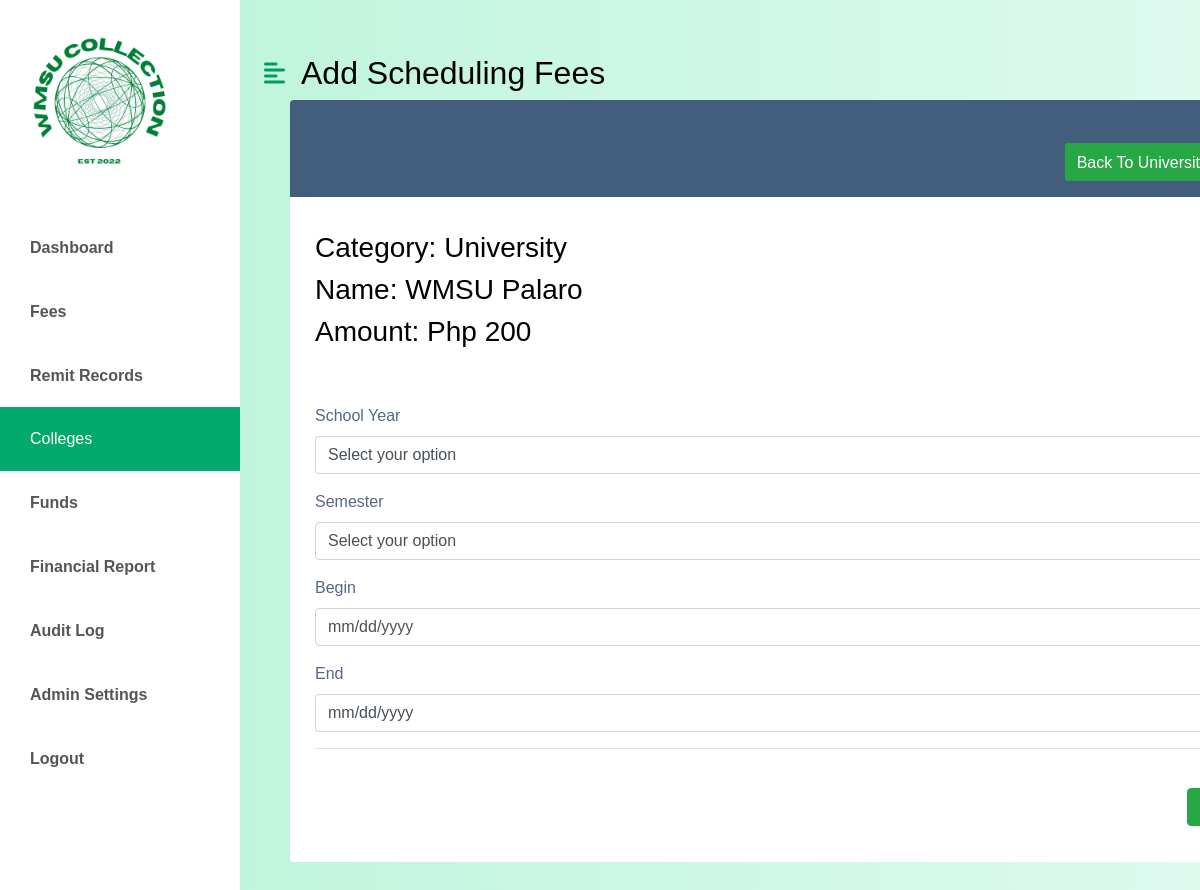
Page /university/universityfees.php?id=1 (signed in) on the committed database.
### tables this page shows
CREATE TABLE `university_fee` (
  `id` int(11) NOT NULL,
  `university_type` varchar(50) NOT NULL DEFAULT 'University',
  `university_amount` int(11) NOT NULL,
  `university_name` varchar(50) NOT NULL,
  `created_by` varchar(50) NOT NULL
);

### classes/universityfees.class.php (called while the page is built, shortened)
<?php
require_once 'database.class.php';
class UniversityFee {
    protected $db;
    function __construct() {
        $this->db = new Database();
    }
    function get($id) {
        $stmt = $this->db->connect()->prepare("SELECT * FROM university_fee WHERE id = :id");
        $stmt->bindParam(":id", $id);
        $stmt->execute();
        return $stmt->fetch(PDO::FETCH_ASSOC);
    }
}
?>

### classes/database.class.php (called while the page is built)
<?php
class Database {
    private $host = 'localhost';
    private $username = 'root';
    private $password = '';
    private $database = 'wmsu';
    protected $connection;
    public function connect() {
        try {
            $dsn = "mysql:host=$this->host;dbname=$this->database;charset=utf8mb4";
            $options = [
                PDO::ATTR_ERRMODE => PDO::ERRMODE_EXCEPTION,
                PDO::ATTR_DEFAULT_FETCH_MODE => PDO::FETCH_ASSOC,
                PDO::ATTR_EMULATE_PREPARES => false,
            ];
            $this->connection = new PDO($dsn, $this->username, $this->password, $options);
        } catch (PDOException $e) {
            echo "Connection error: " . $e->getMessage();
            die();
        }
        return $this->connection;
    }
}
?>

### university/universityfees.php (the view, shortened to what this page needs)
<?php
	require_once '../classes/database.class.php';
	require_once '../classes/universityfees.class.php';
?>
<!doctype html>
<html lang="en" class="no-js">
  <html>
    <head>
    <link href="https://cdn.jsdelivr.net/npm/bootstrap@5.0.0-beta3/dist/css/bootstrap.min.css" rel="stylesheet" />
    <link rel="stylesheet" href="https://cdnjs.cloudflare.com/ajax/libs/font-awesome/5.15.3/css/all.min.css" />
	<link rel="stylesheet" href="https://stackpath.bootstrapcdn.com/bootstrap/4.5.0/css/bootstrap.min.css">
	<link rel="stylesheet" href="https://maxcdn.bootstrapcdn.com/font-awesome/4.7.0/css/font-awesome.min.css">
    <link rel="stylesheet" href="../css/fees.css" />
    </head>
      <body>
      <div class="d-flex" id="wrapper">
        <div class="bg-white" id="sidebar-wrapper">
            <img src="../images/logo.jpg" width ="200" alt="CCS COLLECTION FEE">
			<div class="list-group list-group-flush my-3">
                <a href="../admin/dashboard-main.php" class="list-group-item list-group-item-action bg-hover first-text fw-bold">Dashboard</a>
                <a href="../fees/fees.php" class="list-group-item list-group-item-action bg-hover first-text fw-bold fw-bold">Fees</a>
                <a href="../remit-records/remit-records.php" class="list-group-item list-group-item-action bg-hover first-text fw-bold">Remit Records</a>
                <a href="../college/Oldcollege.php" class="list-group-item list-group-item-action bg-hover first-text active">Colleges</a>
                <a href="../funds/funds-sub.php" class="list-group-item list-group-item-action bg-hover first-text fw-bold">Funds</a>
                <a href="../financial-report/financial-report.php" class="list-group-item list-group-item-action bg-hover first-text fw-bold">Financial Report</a>
                <a href="../audit-log/audit-log.php" class="list-group-item list-group-item-action bg-hover first-text fw-bold">Audit Log</a>
                <a href="../admin-settings/admin-settings.php" class="list-group-item list-group-item-action bg-hover first-text fw-bold">Admin Settings</a>
                <a href="../public/logout.php" class="list-group-item list-group-item-action bg-hover fw-bold">Logout</a>
            </div>
        </div>
		<div class="table-responsive">
	<div id="page-content-wrapper">
    <nav class="navbar navbar-expand-lg navbar-light bg-active py-4 px-4">
        <div class="d-flex align-items-center">
            <i class="fas fa-align-left primary-text fs-4 me-3" id="menu-toggle"></i>
            <h2 class="fs-2 m-0">Add Scheduling Fees</h2>
        </div>
    </nav>
		<div class="table-wrapper">
		<div class="table-title">
				<div class="row">
					<div class="col-sm-10 ml-auto">
						<a href="university.php" class="btn btn-success"><span>Back To University Fees </span></a>
					</div>
				</div>
                <?php
    if (isset($_GET['id'])) {
        $fee = new UniversityFee();
        $feeData = $fee->get($_GET['id']);
?>
    <?php
    } else {
        echo "Invalid request.";
    }
?>
			</div>
            <form action="adduniversitySched.php" method="post">
            <h3>Category: <span><?php echo $feeData['university_type']; ?></span></h3>
            <h3>Name: <span><?php echo $feeData['university_name']; ?></span></h3>
            <h3>Amount: <span>Php <?php echo $feeData['university_amount']; ?></span></h3>
                <div class="form-group">
		  <label for="schoolYearID" class="form-label">School Year</label>
            <select class="form-control" id="schoolYearID" name="schoolYearID" required>
              <option value="">Select your option</option>
            </select>
          </div>
          <div class="form-group">
		  <label for="semesterID" class="form-label">Semester</label>
            <select class="form-control" id="semesterID" name="semesterID" required>
              <option value="">Select your option</option>
            </select>
          </div>
          <div class="form-group">
                        <label for="startdate">Begin</label>
                        <input type="date" name="startdate" id="startdate" class="form-control" required>
                    </div>
            <div class="form-group">
                        <label for="enddate">End</label>
                        <input type="date" name="enddate" id="enddate" class="form-control" required>
            </div>
                <div class="modal-footer">
                    <button type="submit" class="btn btn-success" name="action" value="add">Save</button>
                </div>
            </form>
		</div>
	</div>
</div>
</body>
</html>

### css/fees.css (style rules this page uses)
:root { --main-bg-color: #009d63; --main-text-color: #009d63; --second-text-color: #bbbec5; --second-bg-color: #c1efde; }
.primary-text { color: var(--main-text-color); }
#wrapper { overflow-x: hidden; background-image: linear-gradient( to right, #baf3d7, #c2f5de, #cbf7e4, #d4f8ea, #ddfaef ); }
#sidebar-wrapper { min-height: 100vh; margin-left: -15rem; -webkit-transition: margin 0.25s ease-out; -moz-transition: margin 0.25s ease-out; -o-transition: margin 0.25s ease-out; transition: margin 0.25s ease-out; }
#sidebar-wrapper .list-group { width: 15rem; }
#page-content-wrapper { min-width: 100vw; padding-right: 20px; }
#menu-toggle { cursor: pointer; }
.list-group-item { border: none; background-color: #FFF; color: #555; padding: 20px 30px; }
.list-group-item.active { background-color: #04AA6D; color: white; }
@media (min-width: 768px) { #sidebar-wrapper { margin-left: 0; } }
@media (min-width: 768px) { #page-content-wrapper { min-width: 0; width: 100%; } }
body { color: #566787; background: #f5f5f5; font-family: 'Poppins', sans-serif; height: 100%; font-size: 1rem; }
.fs-2 { font-size:calc(1.325rem + 9.vw)!important; }
.h1, .h3, .h4, .h5, .h6, h1, h2, h3, h4, h5, h6 { margin-top: 0; margin-bottom: 0.5rem; font-weight: 500; line-height: 1.2; color:#000; }
.table-responsive { margin: 30px 0; }
.table-wrapper { background: #fff; padding: 20px 25px; margin-left: 50px; border-radius: 3px; min-width: 1000px; box-shadow: 0 1px 1px rgb(0 0 0 / 5%); overflow: hidden; }
.table-title { padding-bottom: 15px; background: #435d7d; color: #fff; padding: 16px 30px; min-width: 100%; margin: -20px -25px 10px; border-radius: 3px 3px 0 0; }
.table-title .btn { color: #fff; float: right; font-size: 13px; border: none; min-width: 50px; border-radius: 2px; border: none; outline: none !important; margin-left: 10px; }
.table-title .btn span { float: left; margin-top: 2px; }
.pb-4 , .px-4 { padding-bottom: 0.5rem!important; }
.fs-2 { font-size: calc(1.325rem + 9.vw)!important; font-weight: 400; }
.btn:not(:disabled):not(.disabled) { cursor: pointer; margin-top: 27px; }
.table-title .btn span { float: left; margin-top: 2px; font-size: 16px; }

### rows in the picture
university_fee: university_type "University", university_name "WMSU Palaro", university_amount "200"
